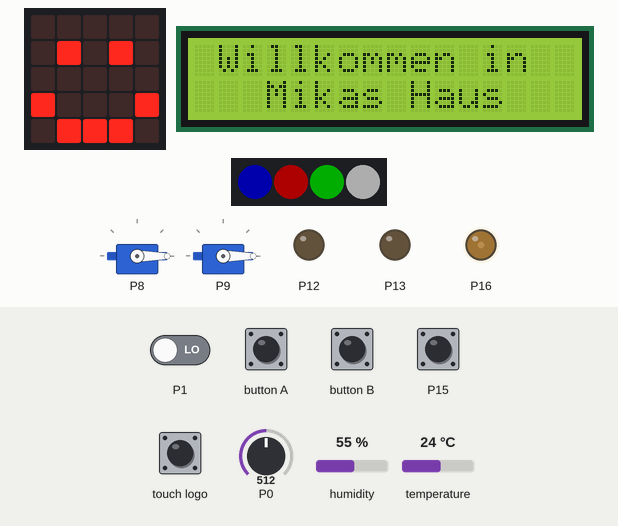
Simulated run of this program. Board: BBC micro:bit (MakeCode). Shown: the board's 5×5 LED display, 2 × servo, 16×2 character LCD, 4 RGB LEDs in strip order, left to right, output pins drawn as LEDs (lit = HIGH). The test bench sets the inputs (shaded band); at power-on: P15 LOW, P0 = 512, P1 LOW, humidity 55 %, temperature 24 °C (analog values on the 0–1023 scale). Dim RGB values are drawn brighter than linear; pins used as bus, display or sensor lines are not drawn; what the program prints to the serial console is not drawn.

Above: at 1.8 s.
1.9 s: P15 pulled HIGH for 1 s
At 3.0 s:
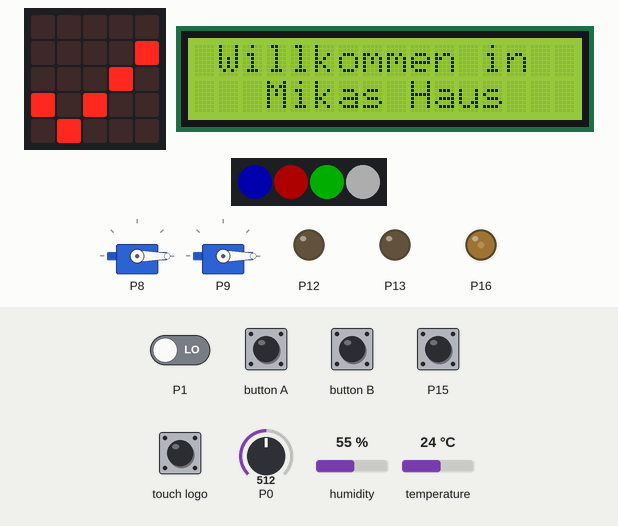
4.6 s: button A pressed for 0.15 s
At 5.6 s:
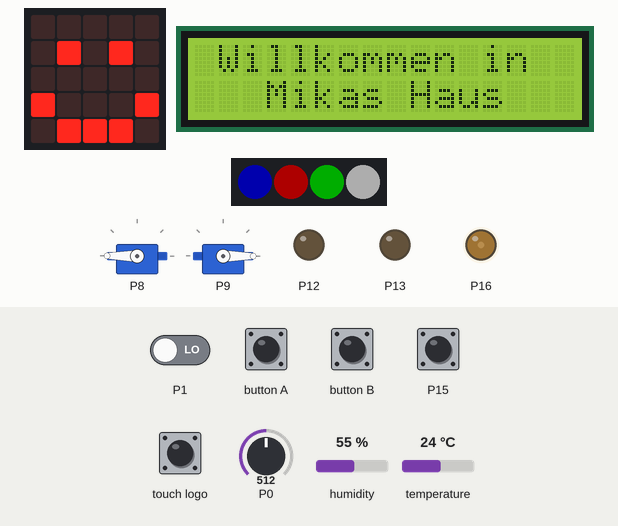
6.2 s: button B pressed for 0.15 s
At 6.9 s:
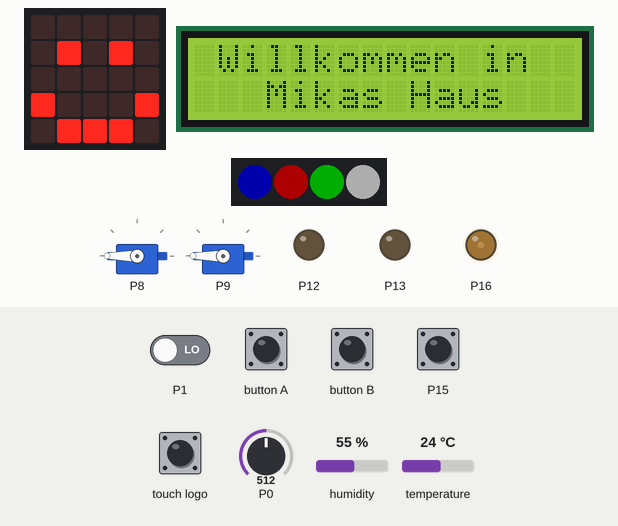
14.2 s: touch logo pressed for 0.15 s
At 15.6 s:
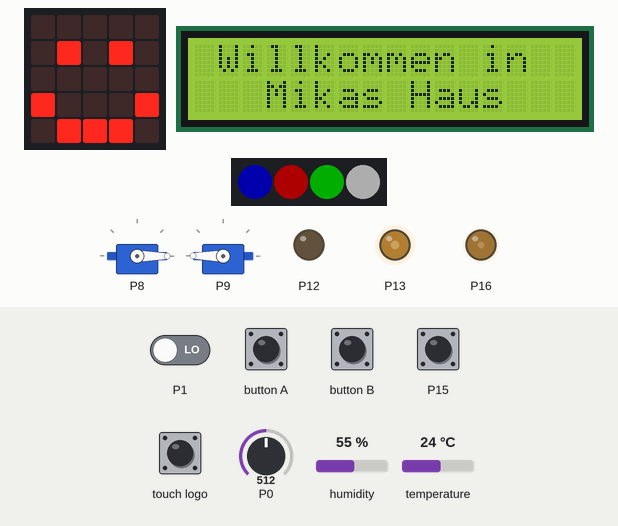
22.2 s: touch logo pressed for 1 s
At 23.0 s:
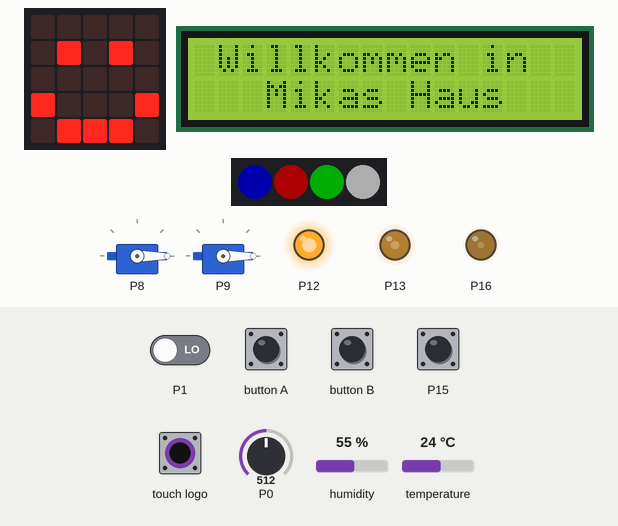
24.7 s: P15 pulled HIGH for 0.15 s
At 25.3 s:
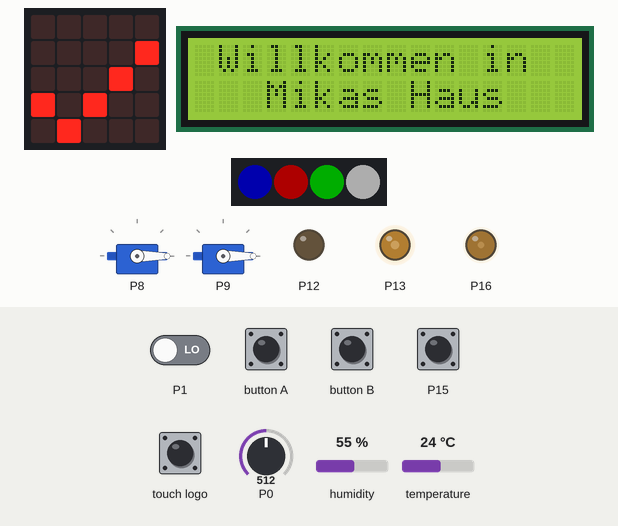
Timing chart, 0 to 27.7 s (numbered marks = the images above; inputs shaded):
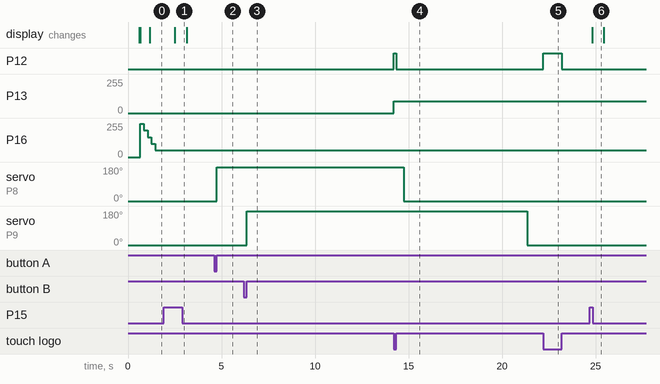

The program:

main.ts
```typescript
input.onLogoEvent(TouchButtonEvent.Touched, function () {
    pins.digitalWritePin(DigitalPin.P12, 1)
    pins.analogWritePin(AnalogPin.P13, 350)
})
input.onButtonPressed(Button.A, function () {
    pins.servoWritePin(AnalogPin.P8, 180)
    basic.pause(10000)
    pins.servoWritePin(AnalogPin.P8, 0)
    basic.pause(2000)
})
input.onButtonPressed(Button.B, function () {
    pins.servoWritePin(AnalogPin.P9, 180)
    basic.pause(15000)
    pins.servoWritePin(AnalogPin.P9, 0)
    basic.pause(2000)
})
input.onLogoEvent(TouchButtonEvent.Released, function () {
    pins.digitalWritePin(DigitalPin.P12, 0)
    pins.analogWritePin(AnalogPin.P13, 0)
})
let rgb_index = 0
let B = 0
let G = 0
let R = 0
basic.showIcon(IconNames.Happy)
pins.digitalWritePin(DigitalPin.P16, 0)
let strip = neopixel.create(DigitalPin.P14, 4, NeoPixelMode.RGB)
pins.servoWritePin(AnalogPin.P8, 0)
pins.servoWritePin(AnalogPin.P9, 0)
pins.digitalWritePin(DigitalPin.P12, 0)
pins.digitalWritePin(DigitalPin.P13, 0)
serial.redirectToUSB()
I2C_LCD1602.LcdInit(39)
I2C_LCD1602.on()
I2C_LCD1602.BacklightOn()
I2C_LCD1602.ShowString("Willkommen in", 1, 0)
I2C_LCD1602.ShowString("Mikas Haus", 3, 1)
basic.forever(function () {
    pins.analogWritePin(AnalogPin.P16, 1000)
    basic.pause(200)
    pins.analogWritePin(AnalogPin.P16, 800)
    basic.pause(200)
    pins.analogWritePin(AnalogPin.P16, 600)
    basic.pause(200)
    pins.analogWritePin(AnalogPin.P16, 400)
    basic.pause(200)
    pins.analogWritePin(AnalogPin.P16, 200)
    basic.pause(200)
    pins.analogWritePin(AnalogPin.P16, 0)
    basic.pause(200)
    pins.analogWritePin(AnalogPin.P16, 200)
    basic.pause(200)
    pins.analogWritePin(AnalogPin.P16, 400)
    basic.pause(200)
    pins.analogWritePin(AnalogPin.P16, 600)
    basic.pause(200)
    pins.analogWritePin(AnalogPin.P16, 800)
    basic.pause(200)
})
basic.forever(function () {
    if (pins.digitalReadPin(DigitalPin.P15) == 1) {
        basic.showIcon(IconNames.Yes)
    } else {
        basic.showIcon(IconNames.Happy)
    }
})
basic.forever(function () {
    serial.writeValue("Rauch", pins.analogReadPin(AnalogPin.P0))
    serial.writeValue("Gas", pins.digitalReadPin(DigitalPin.P1))
    basic.pause(1000)
})
basic.forever(function () {
    R = 0
    G = 0
    B = 0
    strip.clear()
    R = 0
    G = 0
    B = 100
    rgb_index = 0
    strip.setPixelColor(rgb_index, neopixel.rgb(R, G, B))
    R = 100
    G = 0
    B = 0
    rgb_index = 1
    strip.setPixelColor(rgb_index, neopixel.rgb(R, G, B))
    R = 0
    G = 100
    B = 0
    rgb_index = 2
    strip.setPixelColor(rgb_index, neopixel.rgb(R, G, B))
    R = 100
    G = 100
    B = 100
    rgb_index = 3
    strip.setPixelColor(rgb_index, neopixel.rgb(R, G, B))
    basic.pause(500)
    strip.show()
})
basic.forever(function () {
    dht11_dht22.queryData(
    DHTtype.DHT11,
    DigitalPin.P2,
    true,
    false,
    true
    )
    serial.writeValue("Temperatur", dht11_dht22.readData(dataType.temperature))
    serial.writeValue("Luftfeuchte", dht11_dht22.readData(dataType.humidity))
    basic.pause(1000)
})
```

test.ts
```typescript
// Hier kann man Tests durchführen; diese Datei wird nicht kompiliert, wenn dieses Paket als Erweiterung verwendet wird.
```

Measured:
- after the input at 1.9 s, the display: changes after 0.61 s (image 1)
- after the input at 4.6 s, servo on P8: 0° → 180° after 0.15 s
- after the input at 6.2 s, servo on P9: 0° → 180° after 0.15 s
- after the input at 14.2 s, P12: LOW → HIGH at once, → LOW 0.15 s later; P13: 0/255 → 87/255 at once
- after the input at 22.2 s, P12: LOW → HIGH at once, → LOW 1.0 s later
- after the input at 24.7 s, the display: changes after 0.13 s (image 6)
